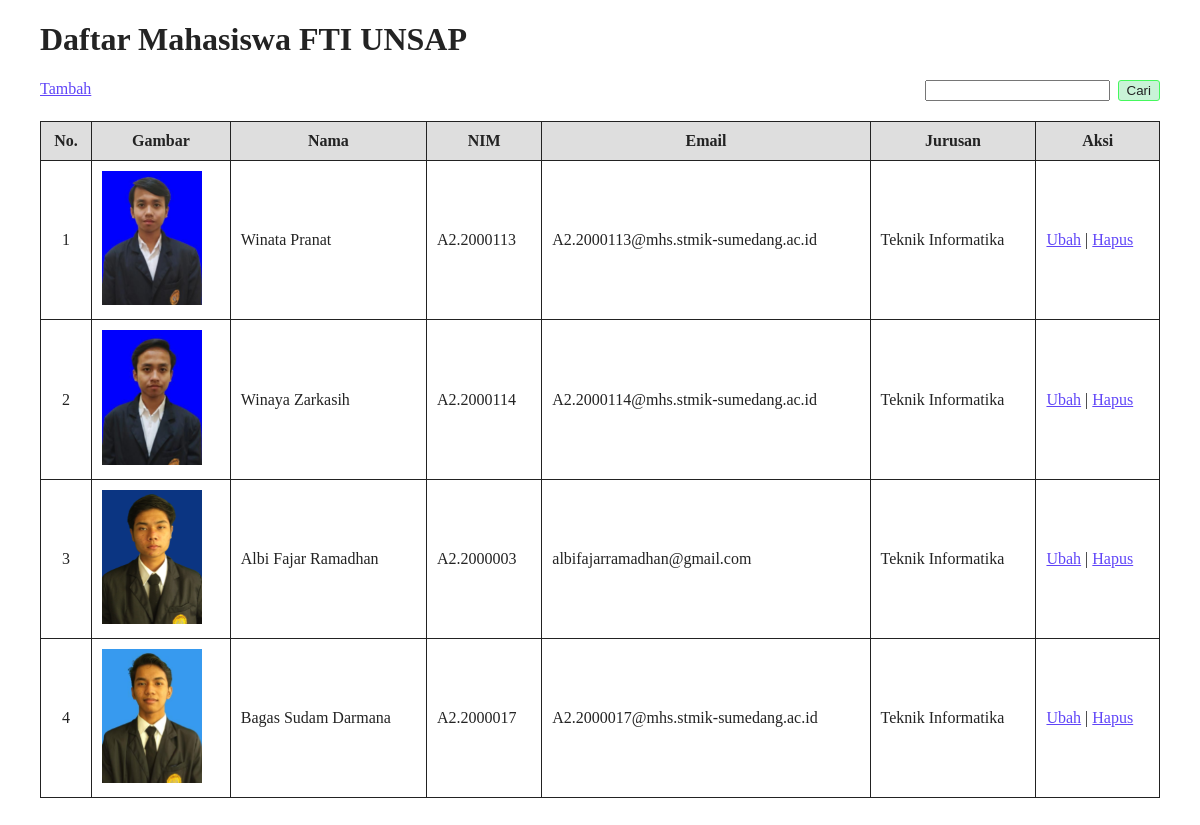
The page / on the database its author committed.
### tables this page shows
CREATE TABLE `mahasiswa` (
  `id` int(11) NOT NULL,
  `nama` varchar(100) DEFAULT NULL,
  `nim` char(10) DEFAULT NULL,
  `email` varchar(100) DEFAULT NULL,
  `jurusan` varchar(100) DEFAULT NULL,
  `gambar` varchar(100) DEFAULT NULL
);

### functions.php (called while the page is built, shortened)
<?php
$connection = mysqli_connect('localhost','root','','phpdasar');
function query($query){
    global $connection;
    $result = mysqli_query($connection, $query);
    $rows = [];
    while($row = mysqli_fetch_assoc($result)) {
        $rows[] = $row;
    }
    return $rows;
}

### index.php (the view, shortened to what this page needs)
<?php
require "functions.php";
$mahasiswa = query("SELECT * FROM mahasiswa");
$keyword = "";
?>
<!doctype html>
<html lang="en">
  <head>
    <link rel="stylesheet" href="./style.css?v=12">
  </head>
  <body>
    <main>
      <h1>Daftar Mahasiswa FTI UNSAP</h1>
      <div class="d-flex justify-content-between" style="margin-bottom: 20px">
        <a href="tambah.php" style="display: inline-block;">Tambah</a>
        <form method="get" action="" class="d-flex" style="gap:.5rem;">
          <div style="position: relative;">
            <input type="text" name="keyword" value="<?=$keyword?>">
          </div>
          <div><button class="btn green" type="submit" style="display: inline-block">Cari</button></div>
        </form>
      </div>
        <table class="table-style" cellspacing="0" cellpadding="10" style="width: 100%;">
            <tr>
                <th class="text-center">No.</th>
                <th>Gambar</th>
                <th>Nama</th>
                <th>NIM</th>
                <th>Email</th>
                <th>Jurusan</th>
                <th>Aksi</th>
            </tr>
            <?php if (!empty($mahasiswa)):?>
              <?php foreach ($mahasiswa as $i=>$mhs):?>
              <tr>
                  <td class="text-center"><?=$i+=1?></td>
                  <td><img width="100px" src="img/<?= $mhs['gambar']?>" alt=""></td>
                  <td><?= $mhs['nama']?></td>
                  <td><?= $mhs['nim']?></td>
                  <td><?= $mhs['email']?></td>
                  <td><?= $mhs['jurusan']?></td>
                  <td>
                    <a href="ubah.php?id_ubah=<?= $mhs['id']?>">Ubah</a> |
                    <a href="hapus.php?id_hapus=<?= $mhs['id']?>">Hapus</a>
                  </td>
              </tr>
              <?php endforeach; ?>
            <?php endif?>
        </table>
    </main>
  </body>
</html>

### style.css (style rules this page uses)
* { color: #232323; }
a { color: #6045f8 !important; }
main { width: 100%; padding-left: 2rem; padding-right: 2rem; padding-bottom: 3rem; box-sizing: border-box !important; }
.btn, ul.input-list li button { padding-top: .125rem; padding-bottom: .125rem; background-color: #fefefa; padding-left: .5rem; padding-right: .5rem; border-radius: 3px; display: inline-block; }
.btn.green, ul.input-list li button.green { background-color: #c9f3d7; border: solid 1px #45f85d; color:#222 }
.table-style td { border: 1px solid #222; }
.table-style th { border: 1px solid #222; background-color: #dedede; }
.table-style { width: 100%; border-collapse: collapse; border: 1px solid #222; }
.d-flex { display: flex }
.justify-content-between { justify-content: space-between; }
.text-center { text-align: center; }

### rows shown on the page
mahasiswa: i "1", gambar (picture), nama "Winata Pranat", nim "A2.2000113", email "A2.2000113@mhs.stmik-sumedang.ac.id", jurusan "Teknik Informatika"
mahasiswa: i "2", gambar (picture), nama "Winaya Zarkasih", nim "A2.2000114", email "A2.2000114@mhs.stmik-sumedang.ac.id", jurusan "Teknik Informatika"
mahasiswa: i "3", gambar (picture), nama "Albi Fajar Ramadhan", nim "A2.2000003", email "albifajarramadhan@gmail.com", jurusan "Teknik Informatika"
mahasiswa: i "4", gambar (picture), nama "Bagas Sudam Darmana", nim "A2.2000017", email "A2.2000017@mhs.stmik-sumedang.ac.id", jurusan "Teknik Informatika"
